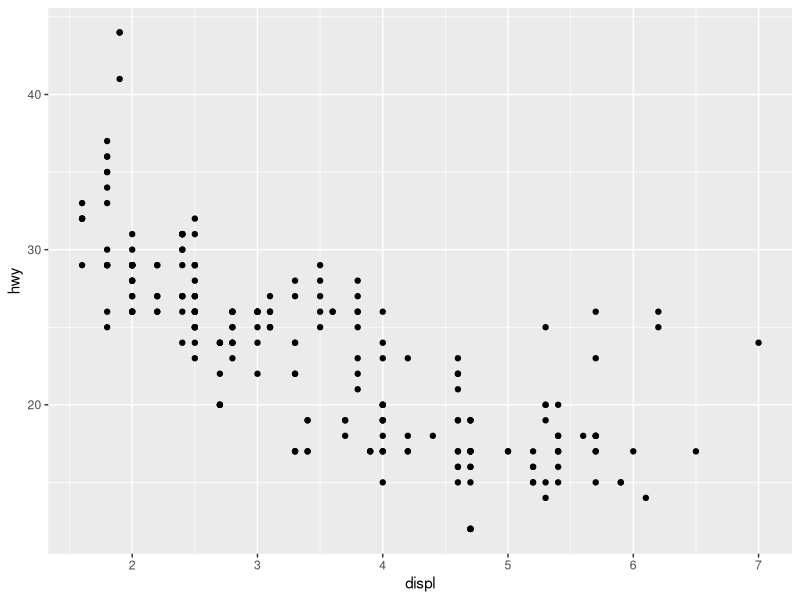
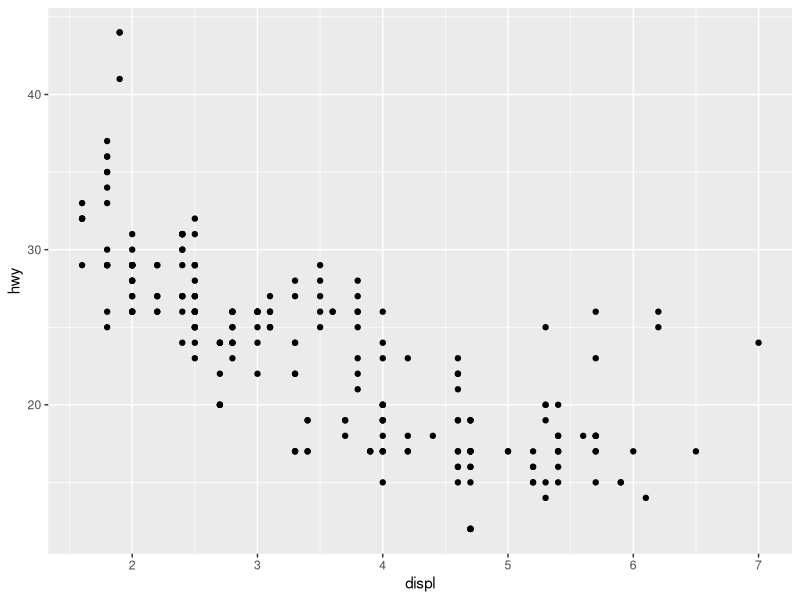
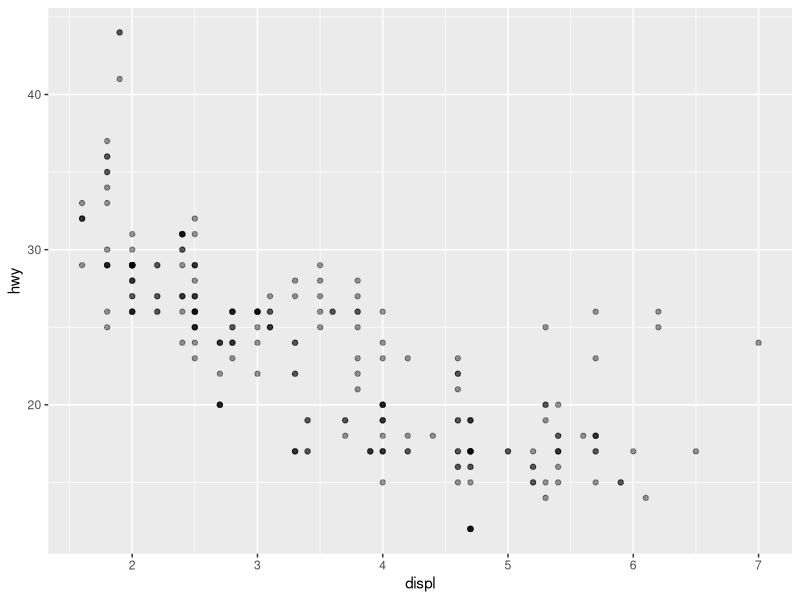
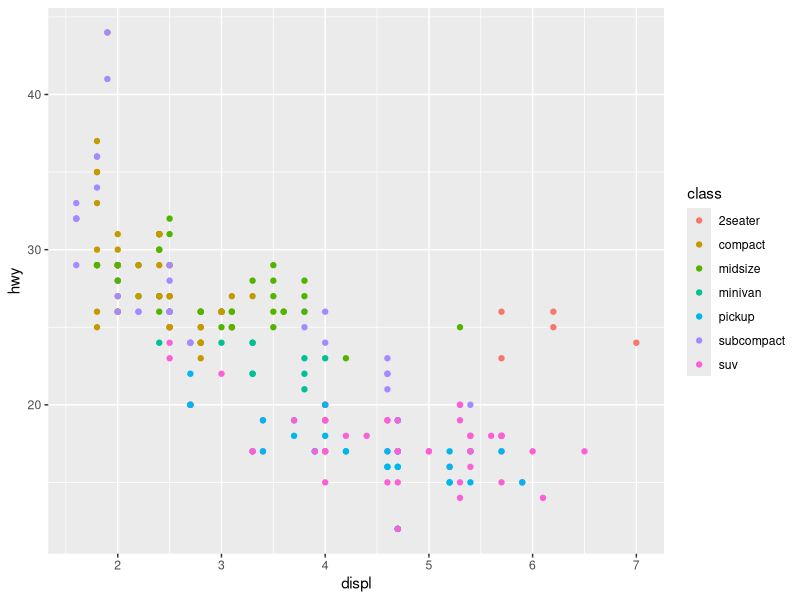
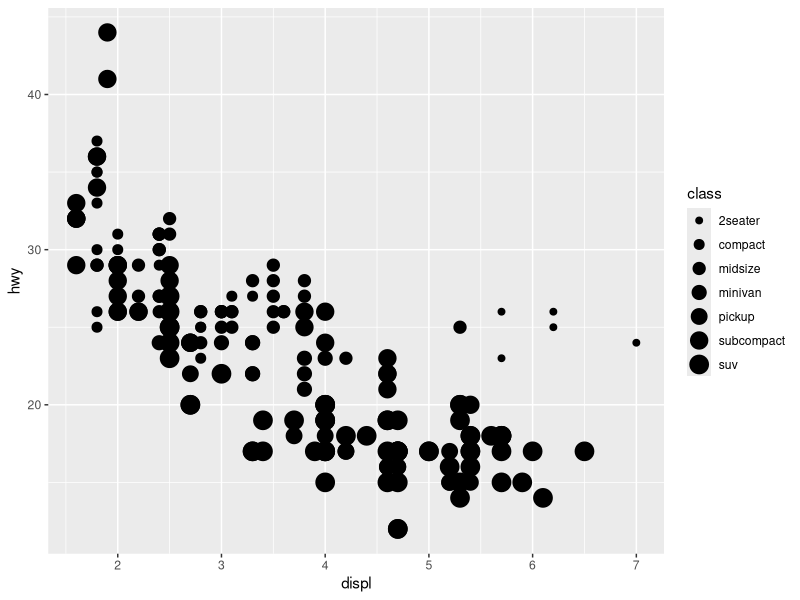
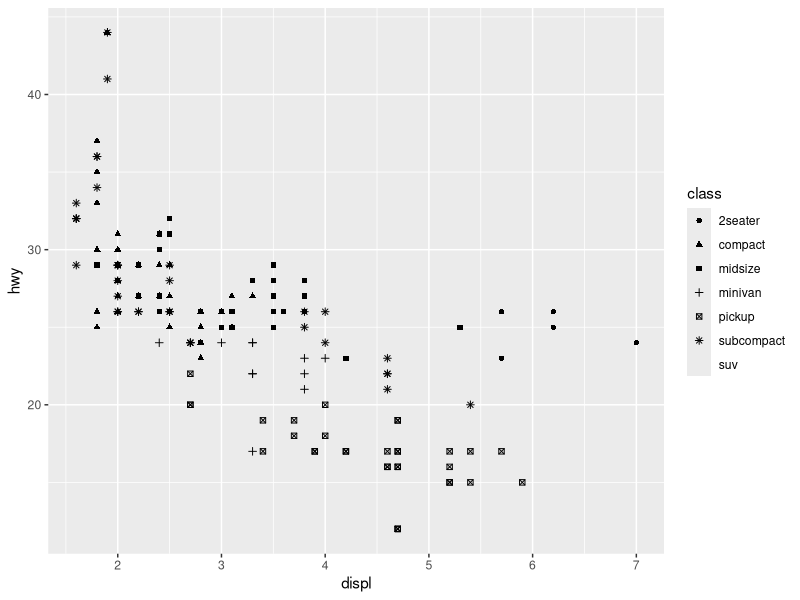
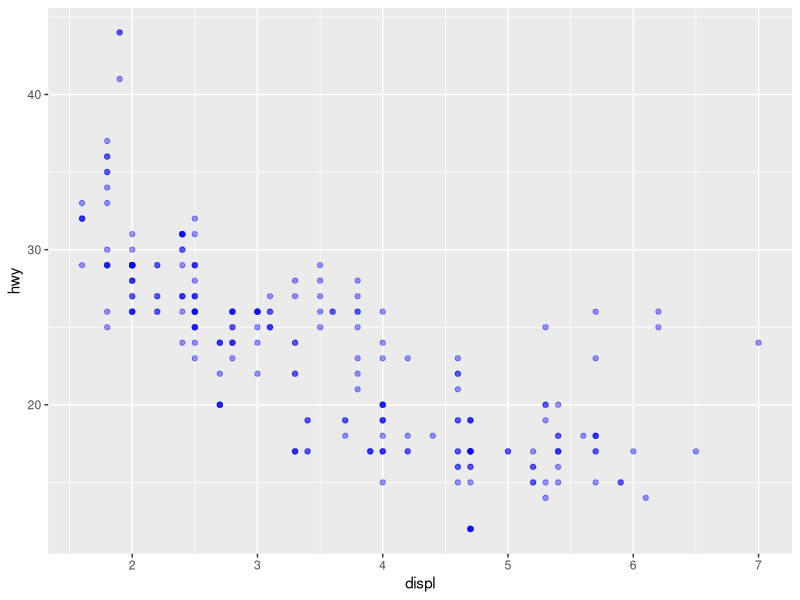
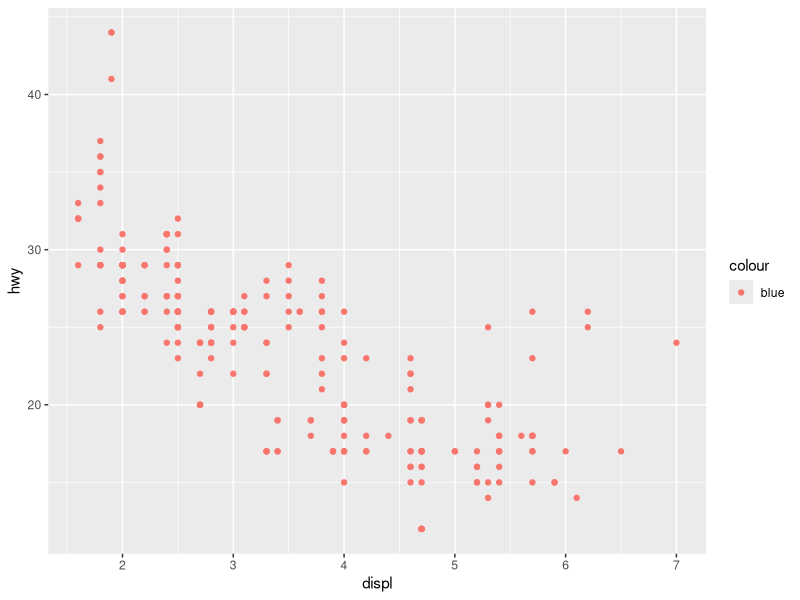

These charts were generated, in order, by the following R code:
## ---- chunk 1
knitr::opts_chunk$set(echo = TRUE)
library(htmltools)
## ---- chunk 2
library(tidyverse) ## do this every time you restart R and need it 
## ---- chunk 3
mpg
## ---- chunk 4
ggplot(data = mpg, aes(x = displ, y = hwy)) + 
  geom_point()
## ---- chunk 5
ggplot(data = mpg, aes(x = displ, y = hwy)) +
    geom_point()
## ---- chunk 6
ggplot(data = mpg, aes(x = displ, y = hwy)) +
    geom_point(alpha = 0.4)
## ---- chunk 7
ggplot(data = mpg, aes(x = displ, y = hwy)) +
    geom_point(aes(color = class))
## ---- chunk 8
ggplot(data = mpg) + 
  geom_point(mapping = aes(x = displ, y = hwy, size = class))
## ---- chunk 9
ggplot(data = mpg) + 
  geom_point(mapping = aes(x = displ, y = hwy, shape = class))
## ---- chunk 10
ggplot(data = mpg, aes(x = displ, y = hwy)) +
    geom_point(alpha = 0.4, color = "blue")
## ---- chunk 11
    ggplot(data = mpg) + 
      geom_point(aes(x = displ, y = hwy, color = "blue"))
## ---- chunk 12
ggplot(data = mpg, aes(x = displ, y = hwy)) +
    geom_point() +
    facet_wrap(~ manufacturer)
## ---- chunk 13
 ggplot(data = mpg, aes(x = displ, y = hwy, color = class)) +
     geom_point() +
     facet_wrap(~ manufacturer)
## ---- chunk 14
 ggplot(data = mpg, aes(x = displ, y = hwy, color = class)) +
     geom_point() +
     facet_wrap(~ manufacturer) +
     theme_bw()
## ---- chunk 15
ggplot(data = mpg) + 
  geom_point(aes(x = displ, y = hwy)) +
  geom_smooth(aes(x = displ, y = hwy))
## ---- chunk 16
ggplot(data = mpg, aes(x = displ, y = hwy)) + 
  geom_point(aes(color = class)) + 
  geom_smooth()
## ---- chunk 17
ggplot(data = mpg, aes(x = displ, y = hwy)) + 
  geom_point(aes(color = class)) + 
  geom_smooth() +
  labs(title = "Relationship between engine size and miles per gallon (mpg)",
         x = "Highway MPG",
         y = "Engine displacement (liters)") +
  theme_bw()
## ---- chunk 18
ggplot(data = mpg, aes(x = displ, y = hwy)) + 
  geom_point(aes(color = class)) + 
  geom_smooth() +
  labs(title = "Relationship between engine size and mpg",
         x = "Highway MPG",
         y = "Engine displacement (liters)") +
  theme_bw() +
  theme(text=element_text(size = 16))
## ---- chunk 19
ggplot(data = mpg) + 
  geom_bar(aes(x = fl))
## ---- chunk 20
ggplot(data = mpg) + 
  geom_bar(aes(x = fl, fill = fl))
## ---- chunk 21
ggplot(data = mpg) + 
  geom_bar(aes(x = fl, fill = class))
## ---- chunk 22
    ggplot(data = mpg) + 
      geom_bar(aes(x = fl, fill = class), position = "fill")
## ---- chunk 23
    ggplot(data = mpg) + 
      geom_bar(aes(x = fl, fill = class), position = "dodge")
